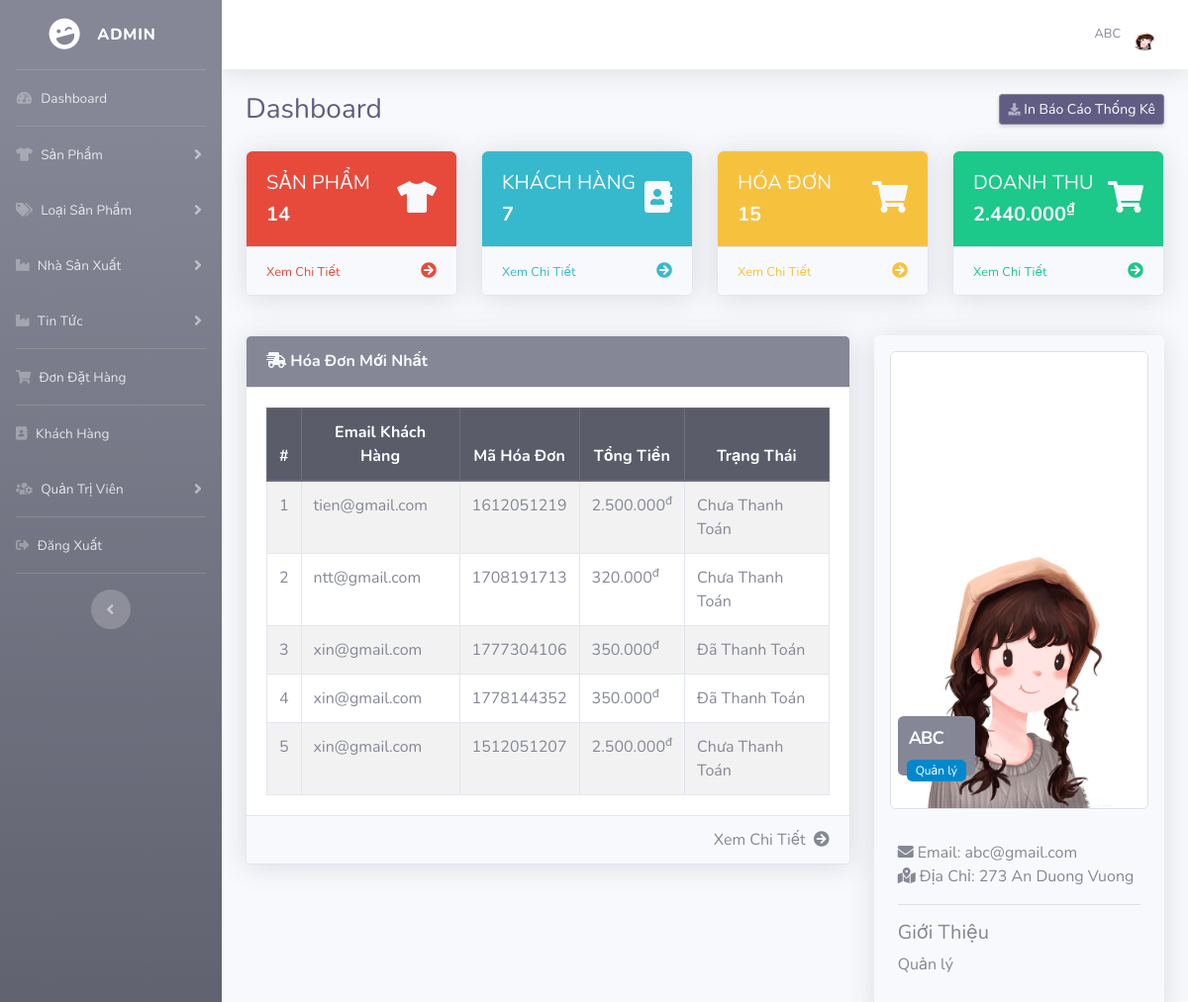
The page /admin/index.php?dashboard (signed in) on the database its author committed.
### tables this page shows
CREATE TABLE `hoadon` (
  `MA_HD` int(10) NOT NULL,
  `MA_KH` int(11) NOT NULL,
  `TONGTIEN` int(11) NOT NULL,
  `TRANGTHAI` text DEFAULT NULL,
  `admin_id` varchar(5) DEFAULT NULL,
  `phuong_thuc` varchar(255) NOT NULL,
  `GIAM_GIA` int(11) NOT NULL
);

CREATE TABLE `kh` (
  `MA_KH` int(11) NOT NULL,
  `TEN_KH` varchar(50) NOT NULL,
  `EMAIL` varchar(50) NOT NULL,
  `MATKHAU` varchar(255) NOT NULL,
  `DIACHI` varchar(100) DEFAULT NULL,
  `AVATAR` varchar(500) DEFAULT NULL,
  `TRANGTHAI` varchar(10) DEFAULT NULL
);

### admin/includes/database.php (called while the page is built, shortened)
<?php
    class MyConnect {
        private $conn;
        public function __construct() {
            $this->host = "localhost";
            $this->user = "root";
            $this->passwd = "";
            $this->database = "clothingshop";
            $this->conn = new mysqli($this->host,$this->user,$this->passwd,$this->database, 3307);
        }
        public function isConnected() {
            return true;
        }
        public function query($query) {
            if($this->isConnected()) {
                $tableData = mysqli_query($this->conn,$query);
                return $tableData;
            }
        }
    }
?>

### admin/dashboard.php (the view)
<?php
if(!isset($_SESSION['admin_email'])){
    echo "<script>window.open('login.php','_self')</script>";
}
else {
    $get_products = "select * from SP";
    $run_query = $MyConn->query($get_products);
    $count_products = mysqli_num_rows($run_query);
    $get_bill = "select * from HOADON";
    $run_query = $MyConn->query($get_bill);
    $count_bills = mysqli_num_rows($run_query);
    $get_Income = 0;
    while($row = mysqli_fetch_array($run_query)) {
        if($row['TRANGTHAI'] == "Đã Thanh Toán") {
            $get_Income += $row['TONGTIEN'];
        }
    }
    $get_Customer = "select * from KH";
    $run_query = $MyConn->query($get_Customer);
    $count_customers = mysqli_num_rows($run_query);
?>
                    <div class="d-sm-flex align-items-center justify-content-between mb-4">
                        <h1 class="h3 mb-0 " style="color:#615c84">Dashboard</h1>
                        <a href="#" style="background-color:#615c84" class="d-none d-sm-inline-block btn btn-sm btn-secondary shadow-sm"><i
                                class="fas fa-download fa-sm text-white-50" ></i> In Báo Cáo Thống Kê</a>
                    </div>
                    <div class="row">
                        <div class="col-xl-3 col-md-6 mb-4">
                            <div class="card shadow h-100">
                                <div class="card-body btn-danger rounded-top">
                                    <div class="row no-gutters align-items-center">
                                        <div class="col mr-2"  >
                                            <div class="text-xs font-weight-bold text-light text-uppercase mb-1" >
                                                <h5>Sản phẩm</h5></div>
                                            <div class="h5 mb-0 font-weight-bold text-light"> <?php echo $count_products; ?>  </div>
                                        </div>
                                        <div class="col-auto">
                                            <i class="fas fa-tshirt fa-2x text-light"></i>
                                        </div>
                                    </div>
                                </div>
                                <div class="card-footer rounded-bottom">
                                    <span><a href="index.php?view_product" class="card-link small text-danger">Xem Chi Tiết</a></span>
                                    <span class="float-right "><i class="fa fa-arrow-circle-right text-danger"></i></span>
                                </div>
                            </div>
                        </div>
                        <div class="col-xl-3 col-md-6 mb-4">
                            <div class="card shadow h-100">
                                <div class="card-body bg-info rounded-top">
                                    <div class="row no-gutters align-items-center">
                                        <div class="col mr-2">
                                            <div class="text-xs font-weight-bold text-light text-uppercase mb-1">
                                                <h5>Khách Hàng</h5></div>
                                            <div class="h5 mb-0 font-weight-bold text-light"> <?php echo $count_customers; ?> </div>
                                        </div>
                                        <div class="col-auto">
                                            <i class="fas fa-address-book fa-2x text-light"></i>
                                        </div>
                                    </div>
                                </div>
                                <div class="card-footer rounded-bottom">
                                    <span><a href="index.php?view_customer" class="card-link small text-info">Xem Chi Tiết</a></span>
                                    <span class="float-right "><i class="fa fa-arrow-circle-right text-info"></i></span>
                                </div>
                            </div>
                        </div>
                        <div class="col-xl-3 col-md-6 mb-4">
                            <div class="card shadow h-100">
                                <div class="card-body bg-warning rounded-top">
                                    <div class="row no-gutters align-items-center">
                                        <div class="col mr-2">
                                            <div class="text-xs font-weight-bold text-light text-uppercase mb-1">
                                                <h5>HÓA ĐƠN</h5></div>
                                            <div class="h5 mb-0 font-weight-bold text-light"> <?php echo $count_bills; ?> </div>
                                        </div>
                                        <div class="col-auto">
                                            <i class="fas fa-shopping-cart fa-2x text-light"></i>
                                        </div>
                                    </div>
                                </div>
                                <div class="card-footer rounded-bottom">
                                    <span><a href="index.php?view_bill" class="card-link small text-warning">Xem Chi Tiết</a></span>
                                    <span class="float-right "><i class="fa fa-arrow-circle-right text-warning"></i></span>
                                </div>
                            </div>
                        </div>
                        <div class="col-xl-3 col-md-6 mb-4">
                            <div class="card shadow h-100">
                                <div class="card-body bg-success rounded-top">
                                    <div class="row no-gutters align-items-center">
                                        <div class="col mr-2">
                                            <div class="text-xs font-weight-bold text-light text-uppercase mb-1">
                                                <h5>DOANH THU</h5></div>
                                            <div class="h5 mb-0 font-weight-bold text-light"> <?php echo number_format($get_Income,0,",",".")."<sup>₫</sup>" ?> </div>
                                        </div>
                                        <div class="col-auto">
                                            <i class="fas fa-shopping-cart fa-2x text-light"></i>
                                        </div>
                                    </div>
                                </div>
                                <div class="card-footer rounded-bottom">
                                    <span><a href="index.php?view_bill" class="card-link small text-success">Xem Chi Tiết</a></span>
                                    <span class="float-right "><i class="fa fa-arrow-circle-right text-success"></i></span>
                                </div>
                            </div>
                        </div>
                </div>
                <div class="row mt-3">
                    <div class="col-lg-8">
                        <div class="card shadow mb-4">
                            <div class="card-header py-3 bg-secondary">
                                <h6 class="m-0 font-weight-bold text-light">
                                    <i class="fas fa-shipping-fast"></i>   Hóa Đơn Mới Nhất
                                </h6>
                            </div>
                            <div class="card-body ">
                                <div class="table-responsive">
                                    <table class="table table-hover table-bordered table-striped mb-0 table">
                                        <thead class="thead-dark text-center">
                                            <tr>
                                                <th class="text-center">#</th>
                                                <th>Email Khách Hàng</th>
                                                <th>Mã Hóa Đơn</th>
                                                <th>Tổng Tiền</th>
                                                <th>Trạng Thái</th>
                                            </tr>
                                        </thead>
                                        <tbody>
                                            <?php
                                                $i = 1;
                                                $getTopBillQuery = "SELECT EMAIL, MA_HD, HOADON.TRANGTHAI, TONGTIEN FROM HOADON, KH WHERE (KH.MA_KH = HOADON.MA_KH) ORDER BY RAND() LIMIT 5";
                                                $result = $MyConn->query($getTopBillQuery);
                                                while($row = mysqli_fetch_array($result)) {
                                                    $email = $row['EMAIL'];
                                                    $billID = $row['MA_HD'];
                                                    $status = $row['TRANGTHAI'];
                                                    $totalbill = $row['TONGTIEN'];
                                            ?>
                                            <tr>
                                                <td class="text-center"> <?php echo $i++; ?> </td>
                                                <td> <?php echo $email; ?> </td>
                                                <td> <?php echo $billID; ?> </td>
                                                <td> <?php echo number_format($totalbill,0,",","."); ?><sup>đ</sup></td>
                                                <td> <?php echo $status; ?> </td>
                                            </tr>
                                            <?php } ?>
                                        </tbody>
                                    </table>
                                </div>
                            </div>
                            <div class="card-footer">
                                <span class="float-right"><i class="fa fa-arrow-circle-right text-secondary"></i></span>
                                <span class="float-right"><a href="index.php?view_bill" class="card-link text-secondary mr-2"> Xem Chi Tiết</a></span>
                            </div>
                        </div>
                    </div>
                    <div class="col-md-4">
                        <div class="panel shadow mb-4 rounded">
                            <div class="panel-body">
                                <div class="thumb-info mb-md p-3 mb-3">
                                    <img src="<?php echo "admin_images/".$admin_image ?>" class="img-responsive img-thumbnail p-0">
                                    <div class="thumb-info-title ml-4 mb-0 rounded">
                                        <span class="thumb-info-inner"> <?php echo $admin_name; ?> </span>
                                        <span class="thumb-info-type rounded"> <?php echo $admin_pos; ?> </span>
                                    </div>
                                </div>
                                <div class=" mb-md pl-4 ">
                                    <div class="widget-content-expanded mr-4">
                                        <i class="fas fa-envelope"></i><span> Email: </span> <?php echo $admin_email; ?> <br>
                                        <i class="fas fa-map-marked-alt"></i><span> Địa Chỉ: </span> <?php echo $admin_address; ?>  <br>
                                    </div>
                                    <hr class="dotted short mr-4">
                                    <h5 class="text-muted ">Giới Thiệu</h5>
                                    <p class="mb-3">
                                        <?php echo $admin_about; ?>
                                    </p>
                                    <br>
                                </div>
                            </div>
                        </div>
                    </div>
<?php } ?>

### admin/index.php (shortened to what this page needs)
<?php
include("includes/database.php");
if(!isset($_SESSION['admin_email'])){
echo "<script>window.open('login.php','_self')</script>";
}
else {
?>
<?php
$MyConn = new MyConnect();
$admin_session = $_SESSION['admin_email'];
$getAdminQry = "select * from admin where Email='$admin_session'";
$getAdmin = $MyConn->query($getAdminQry);
$row_admin = mysqli_fetch_array($getAdmin);
$admin_name = $row_admin['Name'];
$admin_email = $row_admin['Email'];
$admin_image = $row_admin['Image'];
$admin_address = $row_admin['Address'];
$admin_pos = $row_admin['Position'];
$admin_about = $row_admin['About'];
?>
<!DOCTYPE html>
<html lang="en">
<head>
    <link href="vendor/fontawesome-free/css/all.min.css" rel="stylesheet" type="text/css">
    <link href="css/sb-admin-2.min.css" rel="stylesheet">
    <link href="css/thumb.css" rel="stylesheet">
    <link href="css/style.css" rel="stylesheet">
    <link href="vendor/datatables/dataTables.bootstrap4.min.css" rel="stylesheet">
</head>
<body id="page-top">
    <div id="wrapper">
    <?php include("includes/sidebars.php");  ?>
        <div id="content-wrapper" class="d-flex flex-column">
            <div id="content">
                <nav class="navbar navbar-expand navbar-light bg-white topbar mb-4 static-top shadow">
                    <ul class="navbar-nav ml-auto">
                        <li class="nav-item dropdown no-arrow">
                            <a class="nav-link dropdown-toggle" href="#" id="userDropdown" role="button"
                                data-toggle="dropdown" aria-haspopup="true" aria-expanded="false">
                                <span class="mr-2 d-none d-lg-inline text-gray-600 small"> <?php echo $admin_name ?></span>
                                <img class="img-profile rounded-circle"
                                    src="<?php echo "admin_images/".$admin_image ?>">
                            </a>
                        </li>
                    </ul>
                </nav>
                <div class="container-fluid">
                    <?php
                    if(isset($_GET['dashboard'])) {
                        include("dashboard.php");
                    }
                    ?>
                </div>
            </div>
        </div>
    </div>
</body>
</html>
<?php } ?>

### admin/css/thumb.css (style rules this page uses)
.thumb-info .thumb-info-title { background:#858796; bottom:10%; color:#fff; font-size:18px; font-weight: 700; left: 0; letter-spacing: -1px; padding: 9px 11px 9px; position: absolute; text-transform: uppercase; z-index: 1; }
.thumb-info .thumb-info-inner { display:block; }
.thumb-info .thumb-info-type { background-color: #0088cc; border-radius: 2px; display: inline-block; float:left; font-size:12px; font-weight:400; letter-spacing:0; margin: 8px -2px -15px -2px; padding: 2px 9px; text-transform:none; }
.thumb-info { position: relative; }

### rows shown on the page
hoadon: kh.EMAIL "tien@gmail.com", MA_HD "1612051219", TONGTIEN "2.500.000", TRANGTHAI "Chưa Thanh Toán"
hoadon: kh.EMAIL "ntt@gmail.com", MA_HD "1708191713", TONGTIEN "320.000", TRANGTHAI "Chưa Thanh Toán"
hoadon: kh.EMAIL "xin@gmail.com", MA_HD "1777304106", TONGTIEN "350.000", TRANGTHAI "Đã Thanh Toán"
hoadon: kh.EMAIL "xin@gmail.com", MA_HD "1778144352", TONGTIEN "350.000", TRANGTHAI "Đã Thanh Toán"
hoadon: kh.EMAIL "xin@gmail.com", MA_HD "1512051207", TONGTIEN "2.500.000", TRANGTHAI "Chưa Thanh Toán"

### other values the page prints
$admin_name "ABC"
$count_products "14"
$count_customers "7"
$count_bills "15"
$get_Income "2.440.000"
$admin_pos "Quản lý"
$admin_email "abc@gmail.com"
$admin_address "273 An Duong Vuong"
$admin_about "Quản lý"
